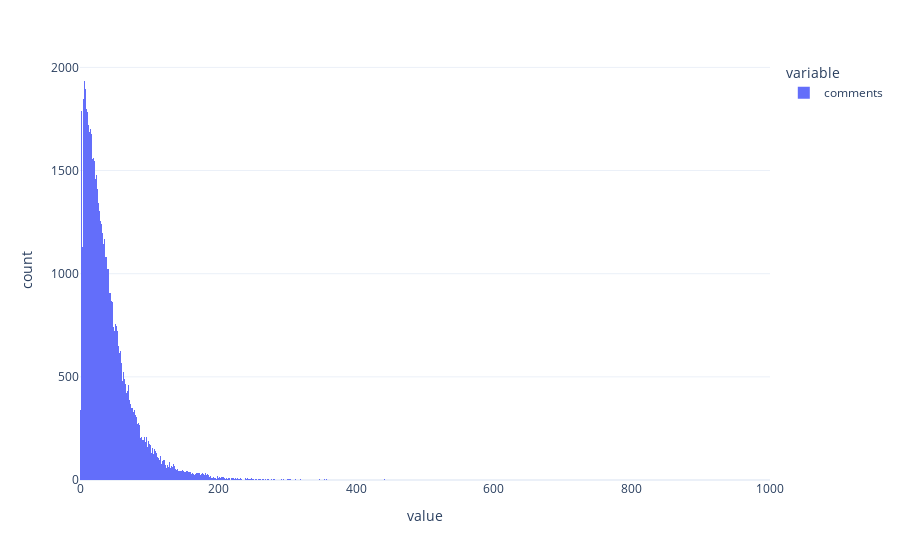

Notebook code cell kept with this figure:
### Code cell
px.histogram(count_words)

### Figure 1 — Plotly figure (JSON) as saved in the notebook; plotly's stock layout.template omitted (floating-point values rounded to 4 significant figures; data arrays with more than 128 entries replaced by an {"elided": "..."} marker saying what was removed)
{"data": [{"alignmentgroup": "True", "bingroup": "x", "hovertemplate": "variable=comments<br>value=%{x}<br>count=%{y}<extra></extra>", "legendgroup": "comments", "marker": {"color": "#636efa", "pattern": {"shape": ""}}, "name": "comments", "offsetgroup": "comments", "orientation": "v", "showlegend": true, "type": "histogram", "x": {"elided": "92998 int values"}, "xaxis": "x", "yaxis": "y"}], "layout": {"barmode": "relative", "legend": {"title": {"text": "variable"}, "tracegroupgap": 0}, "margin": {"t": 60}, "xaxis": {"anchor": "y", "domain": [0, 1], "title": {"text": "value"}}, "yaxis": {"anchor": "x", "domain": [0, 1], "title": {"text": "count"}}}}
